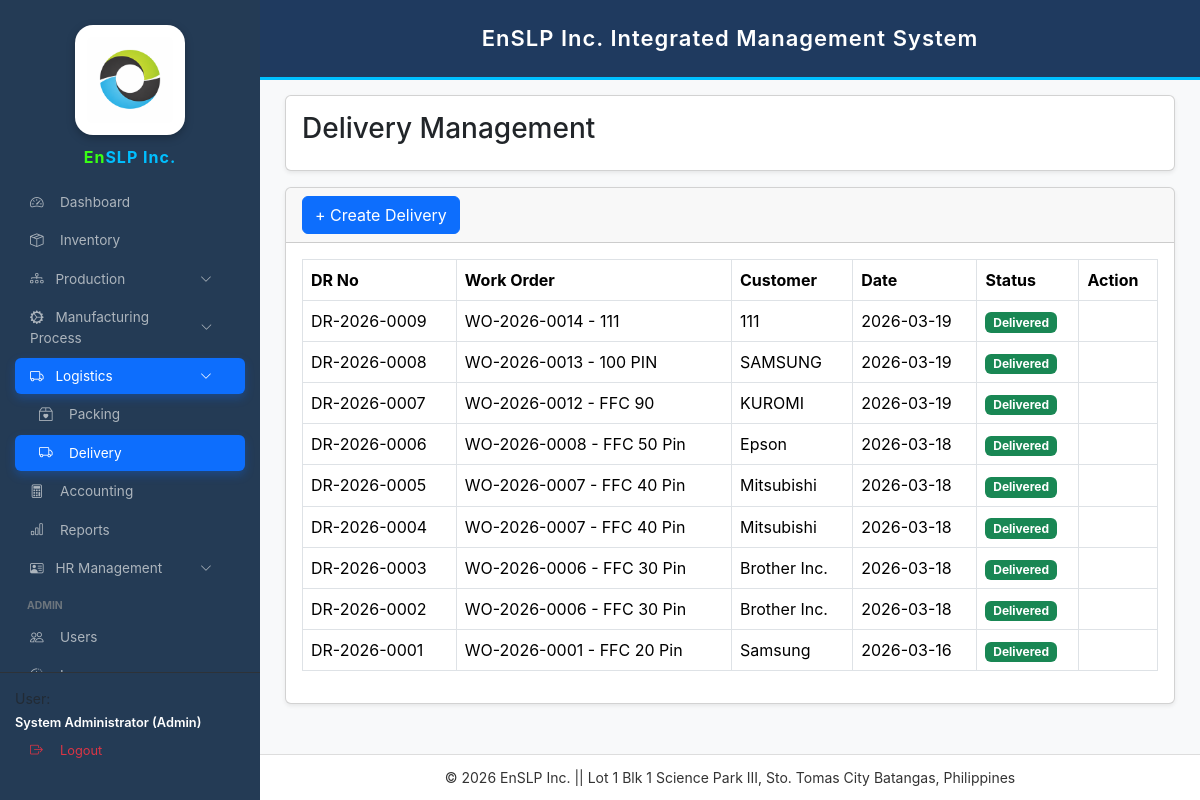
Screenshot of /delivery.php (signed in) with the database file from the repository.
### tables this page shows
CREATE TABLE `deliveries` (
  `id` int(11) NOT NULL,
  `dr_no` varchar(30) NOT NULL,
  `wo_id` int(11) NOT NULL,
  `delivered_to` varchar(150) NOT NULL,
  `address` varchar(255) DEFAULT NULL,
  `delivered_date` date NOT NULL,
  `status` enum('Pending','Out for Delivery','Delivered','Cancelled') DEFAULT 'Pending',
  `remarks` varchar(255) DEFAULT NULL,
  `created_at` datetime DEFAULT current_timestamp(),
  `updated_at` datetime DEFAULT NULL
);

CREATE TABLE `work_orders` (
  `id` int(11) NOT NULL,
  `wo_no` varchar(50) DEFAULT NULL,
  `product_name` varchar(150) NOT NULL,
  `client` varchar(150) DEFAULT NULL,
  `qty` int(11) DEFAULT 0,
  `status` varchar(50) DEFAULT NULL,
  `date_started` date NOT NULL,
  `date_completed` date DEFAULT NULL,
  `remarks` varchar(255) DEFAULT NULL,
  `created_at` timestamp NOT NULL DEFAULT current_timestamp(),
  `selling_price` decimal(10,2) DEFAULT 0.00
);

### delivery.php (the view, shortened to what this page needs)
<?php
require_once "config.php";
$deliveries=$conn->query("
SELECT d.*,w.wo_no,w.product_name,w.client
FROM deliveries d
LEFT JOIN work_orders w
ON d.wo_id=w.id
ORDER BY d.id DESC
")->fetchAll();
?>
<!DOCTYPE html>
<html>
<head>
<link href="https://cdn.jsdelivr.net/npm/bootstrap@5.3.3/dist/css/bootstrap.min.css" rel="stylesheet">
</head>
<body>
<?php include "sidebar.php"; ?>
<?php include "header.php"; ?>
<div class="main-content">
<div class="card shadow-sm mb-3">
<div class="card-body">
<h3>Delivery Management</h3>
</div>
</div>
<div class="card shadow-sm">
<div class="card-header">
<button class="btn btn-primary" data-bs-toggle="modal" data-bs-target="#deliveryModal">
+ Create Delivery
</button>
</div>
<div class="card-body table-responsive">
<table class="table table-bordered">
<thead>
<tr>
<th>DR No</th>
<th>Work Order</th>
<th>Customer</th>
<th>Date</th>
<th>Status</th>
<th>Action</th>
</tr>
</thead>
<tbody>
<?php foreach($deliveries as $d){ ?>
<tr>
<td><?=$d['dr_no']?></td>
<td><?=$d['wo_no']?> - <?=$d['product_name']?></td>
<td><?=$d['client']?></td>
<td><?=$d['delivered_date']?></td>
<td>
<?php
$status = strtolower(trim($d['status']));
if($status=="delivered"){
echo '<span class="badge bg-success">Delivered</span>';
}
elseif($status=="out for delivery"){
echo '<span class="badge bg-warning text-dark">Out for Delivery</span>';
}
else{
echo '<span class="badge bg-secondary">Pending</span>';
}
?>
</td>
<td>
</td>
</tr>
<?php } ?>
</tbody>
</table>
</div>
</div>
</div>
<?php include "footer.php"; ?>
</body>
</html>

### delivery.php (style rules this page uses)
body { background:#f4f6f9; font-family:Arial; }
.main-content { margin-left:260px; padding:25px; margin-top:70px; }

### sidebar.php (style rules this page uses)
:root { --sb-width:260px; --primary-blue:#0d6efd; --sidebar-bg:#243b55; }
body { font-family:'Inter',sans-serif!important; margin:0!important; background:#f8f9fa; }

### rows the page displays
deliveries: dr_no "DR-2026-0009", wo.wo_no "WO-2026-0014", wo.product_name "111", wo.client "111", delivered_date "2026-03-19", status "Delivered"
deliveries: dr_no "DR-2026-0008", wo.wo_no "WO-2026-0013", wo.product_name "100 PIN", wo.client "SAMSUNG", delivered_date "2026-03-19", status "Delivered"
deliveries: dr_no "DR-2026-0007", wo.wo_no "WO-2026-0012", wo.product_name "FFC 90", wo.client "KUROMI", delivered_date "2026-03-19", status "Delivered"
deliveries: dr_no "DR-2026-0006", wo.wo_no "WO-2026-0008", wo.product_name "FFC 50 Pin", wo.client "Epson", delivered_date "2026-03-18", status "Delivered"
deliveries: dr_no "DR-2026-0005", wo.wo_no "WO-2026-0007", wo.product_name "FFC 40 Pin", wo.client "Mitsubishi", delivered_date "2026-03-18", status "Delivered"
deliveries: dr_no "DR-2026-0004", wo.wo_no "WO-2026-0007", wo.product_name "FFC 40 Pin", wo.client "Mitsubishi", delivered_date "2026-03-18", status "Delivered"
deliveries: dr_no "DR-2026-0003", wo.wo_no "WO-2026-0006", wo.product_name "FFC 30 Pin", wo.client "Brother Inc.", delivered_date "2026-03-18", status "Delivered"
deliveries: dr_no "DR-2026-0002", wo.wo_no "WO-2026-0006", wo.product_name "FFC 30 Pin", wo.client "Brother Inc.", delivered_date "2026-03-18", status "Delivered"
deliveries: dr_no "DR-2026-0001", wo.wo_no "WO-2026-0001", wo.product_name "FFC 20 Pin", wo.client "Samsung", delivered_date "2026-03-16", status "Delivered"
